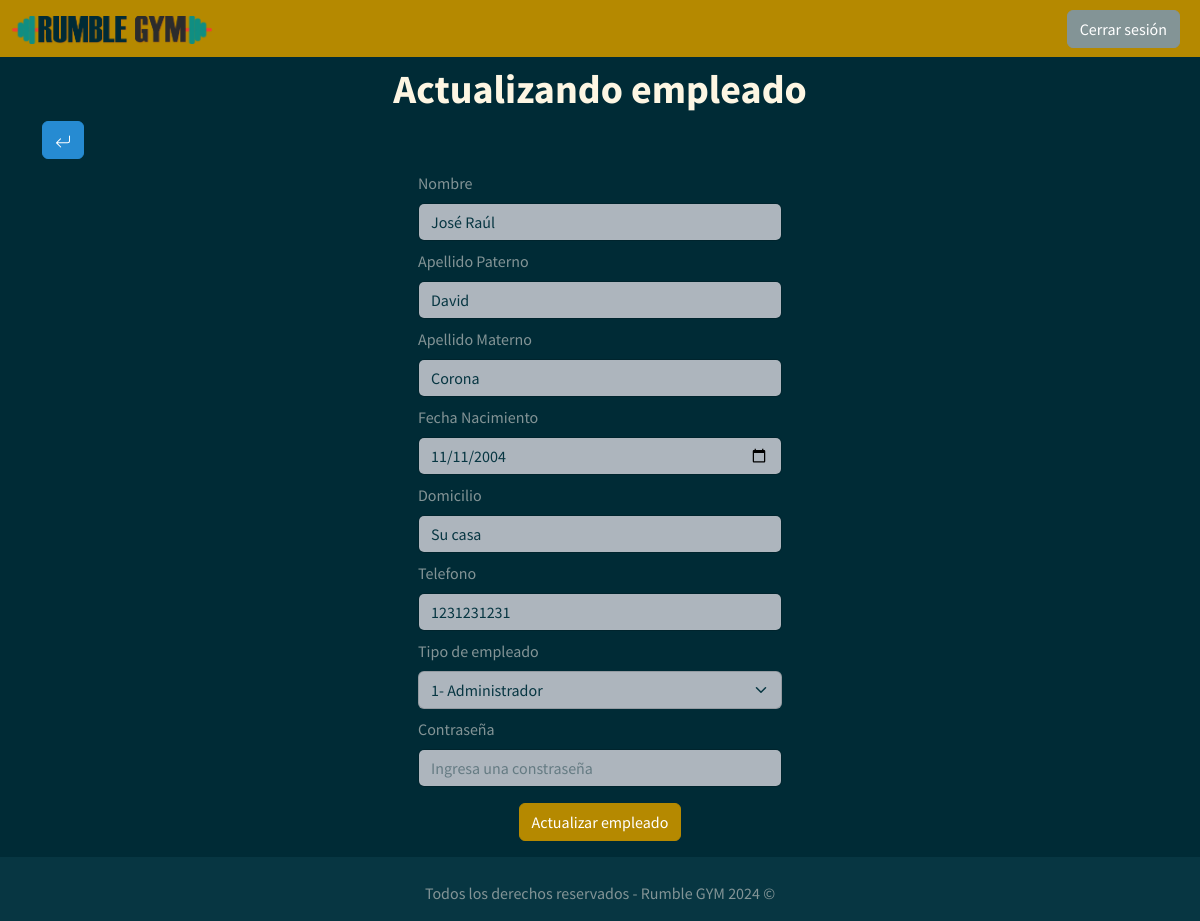
The page /index.php?c=empleado&a=editar&id=11111 (signed in) on the database its author committed.
### tables this page shows
CREATE TABLE `empleados` (
  `id_empleado` int(11) NOT NULL,
  `password` varchar(60) NOT NULL,
  `nombre` varchar(45) NOT NULL,
  `apellido_p` varchar(45) NOT NULL,
  `apellido_m` varchar(45) NOT NULL,
  `fecha_nac` varchar(45) NOT NULL,
  `domicilio` varchar(150) NOT NULL,
  `telefono` varchar(10) NOT NULL,
  `tipo` int(11) NOT NULL
);

### controllers/Empleado.php (called while the page is built, shortened)
<?php
class EmpleadoController{
  private $empleadoModel;
  public function __construct(){
    require_once('models/M_empleado.php');
    $this->empleadoModel = new EmpleadoModel();
  }
  public function editar(){
    $id = $_GET['id'];
    $empleado = $this->empleadoModel->getEmpleado($id);
    require_once('views/empleado/V_editarEmpleado.php');
  }
}
?>

### config/db/db.php (called while the page is built)
<?php
class Conectar{
  public static function conexion(){
    $host = "localhost";
    $user = "root";
    $pass = "";
    $db = "rumble_gym";
    $conexion = new mysqli($host, $user, $pass, $db);
    $conexion->query("SET NAMES 'utf8'");
    return $conexion;
  }
}
?>

### models/M_empleado.php (called while the page is built, shortened)
<?php
class EmpleadoModel{
  private $db;
  public function __construct(){
    $this->db = Conectar::conexion();
  }
  public function getEmpleado($id){
    $query = $this->db->query("SELECT * FROM empleados WHERE id_empleado = '$id'");
    $row = $query->fetch_assoc();
    return $row;
  }
}
?>

### views/empleado/V_editarEmpleado.php (the view, shortened to what this page needs)
<?php
require_once 'includes/header.php';
require_once 'includes/navLogueado.php';
?>
<main>
  <div class="container">
    <h1 class="text-light text-center mt-2"><strong>Actualizando empleado</strong></h1>
    <div class="d-flex justify-content-between">
      <a href="index.php?c=empleado" class="btn btn-info mb-1">
      </a>
    </div>
    <div class="container d-flex justify-content-center">
      <form class="col-4" action="index.php?c=empleado&a=actualizar" method="POST">
        <fieldset>
          <div class="form-group">
            <label for="nombre" class="form-label mt-2">Nombre</label>
            <input type="text" class="form-control" id="nombre" name="nombre" placeholder="Ej. Juan" autocomplete="off" value="<?php echo $empleado['nombre'] ?>">
          </div>
          <div class="form-group">
            <label for="apellido_p" class="form-label mt-2">Apellido Paterno</label>
            <input type="text" class="form-control" id="apellido_p" name="apellido_p" placeholder="Ej. Salazar" autocomplete="off" value="<?php echo $empleado['apellido_p']; ?>">
          </div>
          <div class="form-group">
            <label for="apellido_m" class="form-label mt-2">Apellido Materno</label>
            <input type="text" class="form-control" id="apellido_m" name="apellido_m" placeholder="Ej. Corona" autocomplete="off" value="<?php echo $empleado['apellido_m']; ?>">
          </div>
          <div class="form-group">
            <label for="fecha_nac" class="form-label mt-2">Fecha Nacimiento</label>
            <input type="date" class="form-control" id="fecha_nac" name="fecha_nac" min="1950-01-01" max="<?php $actual = date('Y-m-d'); $nueva = strtotime ('-18 year' , strtotime($actual)); echo date ('Y-m-d', $nueva);?>" value="<?php echo str_replace('/', '-', $empleado['fecha_nac']); ?>">
          </div>
          <div class="form-group">
            <label for="domicilio" class="form-label mt-2">Domicilio</label>
            <input type="text" class="form-control" id="domicilio" name="domicilio" placeholder="Ej. Av. Revolución 1500" autocomplete="off" value="<?php echo $empleado['domicilio'] ?>">
          </div>
          <div class="form-group">
            <label for="telefono" class="form-label mt-2">Telefono</label>
            <input type="number" min="0" class="form-control" id="telefono" name="telefono" placeholder="Ej. 3310940910" autocomplete="off" value="<?php echo $empleado['telefono'] ?>">
          </div>
          <div class="form-group">
            <label for="tipo" class="form-label mt-2">Tipo de empleado</label>
            <select class="form-select" id="tipo" name="tipo">
              <option <?php if($empleado['tipo'] == 1) echo 'selected';?> >1- Administrador</option>
            </select>
          </div>
          <div class="form-group">
            <label for="password" class="form-label mt-2">Contraseña</label>
            <input type="password" minlength="8" class="form-control" id="password" name="password" placeholder="Ingresa una constraseña" autocomplete="off">
          </div>
          <div class="d-flex justify-content-center mt-2 mb-3">
            <button type="submit" class="btn btn-primary mt-2">Actualizar empleado</button>
          </div>
        </fieldset>
      </form>
    </div>
  </div>
</main>
<?php require_once 'includes/footer.php' ?>

### src/css/styles.css (style rules this page uses)
html { box-sizing: border-box; }
*, *:before, *:after { box-sizing: inherit; }
body { position: relative; padding-bottom: 4em; min-height: 100vh; }
a { text-decoration: none; }

### rows shown on the page
empleados: nombre "José Raúl", apellido_p "David", apellido_m "Corona", fecha_nac "11/11/2004", domicilio "Su casa", telefono "1231231231", tipo "1- Administrador"
